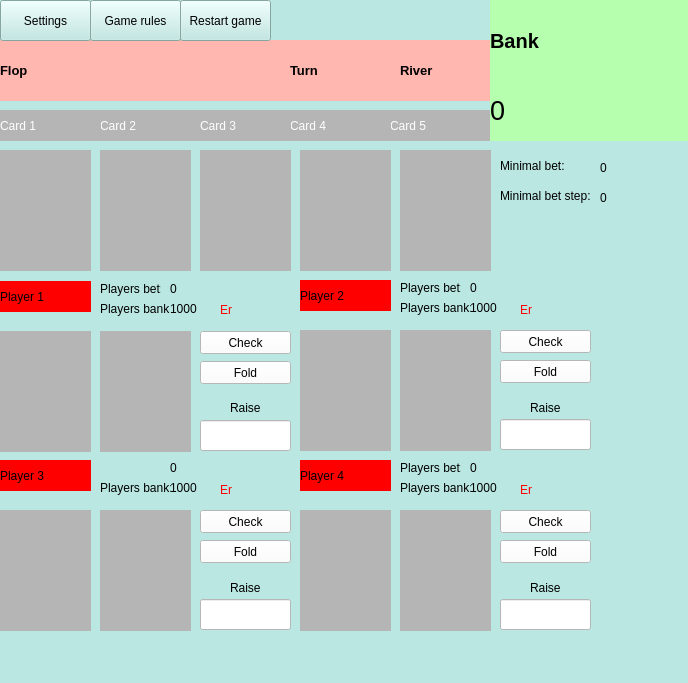
<?xml version="1.0" encoding="UTF-8"?>
<ui version="4.0">
 <class>MainWindow</class>
 <widget class="QMainWindow" name="MainWindow">
  <property name="geometry">
   <rect>
    <x>0</x>
    <y>0</y>
    <width>688</width>
    <height>683</height>
   </rect>
  </property>
  <property name="windowTitle">
   <string>Poker</string>
  </property>
  <property name="styleSheet">
   <string notr="true">background-color: rgb(186, 231, 226);</string>
  </property>
  <widget class="QWidget" name="centralwidget">
   <widget class="QLabel" name="Flop_text">
    <property name="geometry">
     <rect>
      <x>0</x>
      <y>40</y>
      <width>291</width>
      <height>61</height>
     </rect>
    </property>
    <property name="font">
     <font>
      <pointsize>10</pointsize>
      <weight>75</weight>
      <bold>true</bold>
     </font>
    </property>
    <property name="styleSheet">
     <string notr="true">background-color: rgb(255, 183, 176);</string>
    </property>
    <property name="text">
     <string>Flop</string>
    </property>
    <property name="margin">
     <number>130</number>
    </property>
   </widget>
   <widget class="QLabel" name="Turn_text">
    <property name="geometry">
     <rect>
      <x>290</x>
      <y>40</y>
      <width>111</width>
      <height>61</height>
     </rect>
    </property>
    <property name="font">
     <font>
      <pointsize>10</pointsize>
      <weight>75</weight>
      <bold>true</bold>
     </font>
    </property>
    <property name="styleSheet">
     <string notr="true">background-color: rgb(255, 183, 176);</string>
    </property>
    <property name="text">
     <string>Turn</string>
    </property>
    <property name="margin">
     <number>22</number>
    </property>
   </widget>
   <widget class="QLabel" name="River_text">
    <property name="geometry">
     <rect>
      <x>400</x>
      <y>40</y>
      <width>91</width>
      <height>61</height>
     </rect>
    </property>
    <property name="font">
     <font>
      <pointsize>10</pointsize>
      <weight>75</weight>
      <bold>true</bold>
     </font>
    </property>
    <property name="styleSheet">
     <string notr="true">background-color: rgb(255, 183, 176);</string>
    </property>
    <property name="text">
     <string>River</string>
    </property>
    <property name="margin">
     <number>20</number>
    </property>
   </widget>
   <widget class="QLabel" name="card_5_text">
    <property name="geometry">
     <rect>
      <x>390</x>
      <y>110</y>
      <width>101</width>
      <height>31</height>
     </rect>
    </property>
    <property name="styleSheet">
     <string notr="true">background-color: rgb(181, 181, 181);
color: rgb(255, 255, 255);</string>
    </property>
    <property name="text">
     <string>Card 5</string>
    </property>
    <property name="margin">
     <number>30</number>
    </property>
    <property name="indent">
     <number>-1</number>
    </property>
   </widget>
   <widget class="QLabel" name="card_4_text">
    <property name="geometry">
     <rect>
      <x>290</x>
      <y>110</y>
      <width>101</width>
      <height>31</height>
     </rect>
    </property>
    <property name="styleSheet">
     <string notr="true">background-color: rgb(181, 181, 181);
color: rgb(255, 255, 255);</string>
    </property>
    <property name="text">
     <string>Card 4</string>
    </property>
    <property name="margin">
     <number>30</number>
    </property>
    <property name="indent">
     <number>-1</number>
    </property>
   </widget>
   <widget class="QLabel" name="card_2_text">
    <property name="geometry">
     <rect>
      <x>100</x>
      <y>110</y>
      <width>101</width>
      <height>31</height>
     </rect>
    </property>
    <property name="styleSheet">
     <string notr="true">background-color: rgb(181, 181, 181);
color: rgb(255, 255, 255);</string>
    </property>
    <property name="text">
     <string>Card 2</string>
    </property>
    <property name="margin">
     <number>30</number>
    </property>
    <property name="indent">
     <number>-1</number>
    </property>
   </widget>
   <widget class="QLabel" name="card_3_text">
    <property name="geometry">
     <rect>
      <x>200</x>
      <y>110</y>
      <width>91</width>
      <height>31</height>
     </rect>
    </property>
    <property name="styleSheet">
     <string notr="true">background-color: rgb(181, 181, 181);
color: rgb(255, 255, 255);</string>
    </property>
    <property name="text">
     <string>Card 3</string>
    </property>
    <property name="margin">
     <number>30</number>
    </property>
    <property name="indent">
     <number>-1</number>
    </property>
   </widget>
   <widget class="QLabel" name="card_1_text">
    <property name="geometry">
     <rect>
      <x>0</x>
      <y>110</y>
      <width>101</width>
      <height>31</height>
     </rect>
    </property>
    <property name="styleSheet">
     <string notr="true">background-color: rgb(181, 181, 181);
color: rgb(255, 255, 255);</string>
    </property>
    <property name="text">
     <string>Card 1</string>
    </property>
    <property name="margin">
     <number>30</number>
    </property>
    <property name="indent">
     <number>-1</number>
    </property>
   </widget>
   <widget class="QLabel" name="Bank_text">
    <property name="geometry">
     <rect>
      <x>490</x>
      <y>0</y>
      <width>231</width>
      <height>81</height>
     </rect>
    </property>
    <property name="font">
     <font>
      <pointsize>15</pointsize>
      <weight>75</weight>
      <bold>true</bold>
     </font>
    </property>
    <property name="styleSheet">
     <string notr="true">background-color: rgb(181, 255, 175);</string>
    </property>
    <property name="text">
     <string>Bank</string>
    </property>
    <property name="margin">
     <number>20</number>
    </property>
   </widget>
   <widget class="QLabel" name="Bank_numb">
    <property name="geometry">
     <rect>
      <x>490</x>
      <y>80</y>
      <width>231</width>
      <height>61</height>
     </rect>
    </property>
    <property name="font">
     <font>
      <pointsize>20</pointsize>
     </font>
    </property>
    <property name="styleSheet">
     <string notr="true">background-color: rgb(181, 255, 175);</string>
    </property>
    <property name="text">
     <string>0</string>
    </property>
    <property name="margin">
     <number>20</number>
    </property>
   </widget>
   <widget class="QPushButton" name="pushButton">
    <property name="geometry">
     <rect>
      <x>0</x>
      <y>0</y>
      <width>91</width>
      <height>41</height>
     </rect>
    </property>
    <property name="text">
     <string>Settings</string>
    </property>
   </widget>
   <widget class="QPushButton" name="pushButton_2">
    <property name="geometry">
     <rect>
      <x>90</x>
      <y>0</y>
      <width>91</width>
      <height>41</height>
     </rect>
    </property>
    <property name="text">
     <string>Game rules</string>
    </property>
   </widget>
   <widget class="QPushButton" name="pushButton_3">
    <property name="geometry">
     <rect>
      <x>180</x>
      <y>0</y>
      <width>91</width>
      <height>41</height>
     </rect>
    </property>
    <property name="text">
     <string>Restart game</string>
    </property>
   </widget>
   <widget class="QLabel" name="card_6">
    <property name="geometry">
     <rect>
      <x>0</x>
      <y>150</y>
      <width>91</width>
      <height>121</height>
     </rect>
    </property>
    <property name="styleSheet">
     <string notr="true">background-color: rgb(181, 181, 181);
color: rgb(255, 255, 255);</string>
    </property>
    <property name="text">
     <string/>
    </property>
    <property name="margin">
     <number>20</number>
    </property>
    <property name="indent">
     <number>-1</number>
    </property>
   </widget>
   <widget class="QLabel" name="card_7">
    <property name="geometry">
     <rect>
      <x>100</x>
      <y>150</y>
      <width>91</width>
      <height>121</height>
     </rect>
    </property>
    <property name="styleSheet">
     <string notr="true">background-color: rgb(181, 181, 181);
color: rgb(255, 255, 255);</string>
    </property>
    <property name="text">
     <string/>
    </property>
    <property name="margin">
     <number>20</number>
    </property>
    <property name="indent">
     <number>-1</number>
    </property>
   </widget>
   <widget class="QLabel" name="card_8">
    <property name="geometry">
     <rect>
      <x>200</x>
      <y>150</y>
      <width>91</width>
      <height>121</height>
     </rect>
    </property>
    <property name="styleSheet">
     <string notr="true">background-color: rgb(181, 181, 181);
color: rgb(255, 255, 255);</string>
    </property>
    <property name="text">
     <string/>
    </property>
    <property name="margin">
     <number>20</number>
    </property>
    <property name="indent">
     <number>-1</number>
    </property>
   </widget>
   <widget class="QLabel" name="card_9">
    <property name="geometry">
     <rect>
      <x>300</x>
      <y>150</y>
      <width>91</width>
      <height>121</height>
     </rect>
    </property>
    <property name="styleSheet">
     <string notr="true">background-color: rgb(181, 181, 181);
color: rgb(255, 255, 255);</string>
    </property>
    <property name="text">
     <string/>
    </property>
    <property name="margin">
     <number>20</number>
    </property>
    <property name="indent">
     <number>-1</number>
    </property>
   </widget>
   <widget class="QLabel" name="card_10">
    <property name="geometry">
     <rect>
      <x>400</x>
      <y>150</y>
      <width>91</width>
      <height>121</height>
     </rect>
    </property>
    <property name="styleSheet">
     <string notr="true">background-color: rgb(181, 181, 181);
color: rgb(255, 255, 255);</string>
    </property>
    <property name="text">
     <string/>
    </property>
    <property name="margin">
     <number>20</number>
    </property>
    <property name="indent">
     <number>-1</number>
    </property>
   </widget>
   <widget class="QLabel" name="Player_1_text">
    <property name="geometry">
     <rect>
      <x>0</x>
      <y>281</y>
      <width>91</width>
      <height>31</height>
     </rect>
    </property>
    <property name="styleSheet">
     <string notr="true">background-color: rgb(255, 0, 0);</string>
    </property>
    <property name="text">
     <string>Player 1</string>
    </property>
    <property name="margin">
     <number>25</number>
    </property>
   </widget>
   <widget class="QLabel" name="Player_1_card_1">
    <property name="geometry">
     <rect>
      <x>0</x>
      <y>331</y>
      <width>91</width>
      <height>121</height>
     </rect>
    </property>
    <property name="styleSheet">
     <string notr="true">background-color: rgb(181, 181, 181);
color: rgb(255, 255, 255);</string>
    </property>
    <property name="text">
     <string/>
    </property>
    <property name="margin">
     <number>20</number>
    </property>
    <property name="indent">
     <number>-1</number>
    </property>
   </widget>
   <widget class="QLabel" name="Player_1_card_2">
    <property name="geometry">
     <rect>
      <x>100</x>
      <y>331</y>
      <width>91</width>
      <height>121</height>
     </rect>
    </property>
    <property name="styleSheet">
     <string notr="true">background-color: rgb(181, 181, 181);
color: rgb(255, 255, 255);</string>
    </property>
    <property name="text">
     <string/>
    </property>
    <property name="margin">
     <number>20</number>
    </property>
    <property name="indent">
     <number>-1</number>
    </property>
   </widget>
   <widget class="QPushButton" name="Player_1_check_button">
    <property name="geometry">
     <rect>
      <x>200</x>
      <y>331</y>
      <width>91</width>
      <height>23</height>
     </rect>
    </property>
    <property name="styleSheet">
     <string notr="true">background-color: rgb(255, 255, 255);</string>
    </property>
    <property name="text">
     <string>Check</string>
    </property>
   </widget>
   <widget class="QPushButton" name="Player_1_fold_button">
    <property name="geometry">
     <rect>
      <x>200</x>
      <y>361</y>
      <width>91</width>
      <height>23</height>
     </rect>
    </property>
    <property name="styleSheet">
     <string notr="true">background-color: rgb(255, 255, 255);</string>
    </property>
    <property name="text">
     <string>Fold</string>
    </property>
   </widget>
   <widget class="QLineEdit" name="Player_1_r_lineEdit">
    <property name="geometry">
     <rect>
      <x>200</x>
      <y>420</y>
      <width>91</width>
      <height>31</height>
     </rect>
    </property>
    <property name="styleSheet">
     <string notr="true">background-color: rgb(255, 255, 255);</string>
    </property>
   </widget>
   <widget class="QLabel" name="Player_1_bet_text">
    <property name="geometry">
     <rect>
      <x>100</x>
      <y>281</y>
      <width>61</width>
      <height>16</height>
     </rect>
    </property>
    <property name="text">
     <string>Players bet:</string>
    </property>
    <property name="margin">
     <number>0</number>
    </property>
   </widget>
   <widget class="QLabel" name="Players_1_bank_text">
    <property name="geometry">
     <rect>
      <x>100</x>
      <y>301</y>
      <width>71</width>
      <height>16</height>
     </rect>
    </property>
    <property name="text">
     <string>Players bank:</string>
    </property>
   </widget>
   <widget class="QLabel" name="Player_1_bet_numb">
    <property name="geometry">
     <rect>
      <x>170</x>
      <y>281</y>
      <width>51</width>
      <height>16</height>
     </rect>
    </property>
    <property name="text">
     <string>0</string>
    </property>
   </widget>
   <widget class="QLabel" name="Players_1_bank_numb">
    <property name="geometry">
     <rect>
      <x>170</x>
      <y>301</y>
      <width>51</width>
      <height>16</height>
     </rect>
    </property>
    <property name="text">
     <string>1000</string>
    </property>
   </widget>
   <widget class="QLabel" name="Players_2_bank_numb">
    <property name="geometry">
     <rect>
      <x>470</x>
      <y>300</y>
      <width>51</width>
      <height>16</height>
     </rect>
    </property>
    <property name="text">
     <string>1000</string>
    </property>
   </widget>
   <widget class="QLabel" name="Player_2_text">
    <property name="geometry">
     <rect>
      <x>300</x>
      <y>280</y>
      <width>91</width>
      <height>31</height>
     </rect>
    </property>
    <property name="styleSheet">
     <string notr="true">background-color: rgb(255, 0, 0);</string>
    </property>
    <property name="text">
     <string>Player 2</string>
    </property>
    <property name="margin">
     <number>25</number>
    </property>
   </widget>
   <widget class="QLabel" name="Players_2_bank_text">
    <property name="geometry">
     <rect>
      <x>400</x>
      <y>300</y>
      <width>71</width>
      <height>16</height>
     </rect>
    </property>
    <property name="text">
     <string>Players bank:</string>
    </property>
   </widget>
   <widget class="QLabel" name="Player_2_card_1">
    <property name="geometry">
     <rect>
      <x>300</x>
      <y>330</y>
      <width>91</width>
      <height>121</height>
     </rect>
    </property>
    <property name="styleSheet">
     <string notr="true">background-color: rgb(181, 181, 181);
color: rgb(255, 255, 255);</string>
    </property>
    <property name="text">
     <string/>
    </property>
    <property name="margin">
     <number>20</number>
    </property>
    <property name="indent">
     <number>-1</number>
    </property>
   </widget>
   <widget class="QLabel" name="Player_2_card_2">
    <property name="geometry">
     <rect>
      <x>400</x>
      <y>330</y>
      <width>91</width>
      <height>121</height>
     </rect>
    </property>
    <property name="styleSheet">
     <string notr="true">background-color: rgb(181, 181, 181);
color: rgb(255, 255, 255);</string>
    </property>
    <property name="text">
     <string/>
    </property>
    <property name="margin">
     <number>20</number>
    </property>
    <property name="indent">
     <number>-1</number>
    </property>
   </widget>
   <widget class="QLabel" name="Player_2_bet_numb">
    <property name="geometry">
     <rect>
      <x>470</x>
      <y>280</y>
      <width>51</width>
      <height>16</height>
     </rect>
    </property>
    <property name="text">
     <string>0</string>
    </property>
   </widget>
   <widget class="QLabel" name="Player_2_bet_text">
    <property name="geometry">
     <rect>
      <x>400</x>
      <y>280</y>
      <width>61</width>
      <height>16</height>
     </rect>
    </property>
    <property name="text">
     <string>Players bet:</string>
    </property>
    <property name="margin">
     <number>0</number>
    </property>
   </widget>
   <widget class="QLabel" name="Players_3_bank_numb">
    <property name="geometry">
     <rect>
      <x>170</x>
      <y>480</y>
      <width>51</width>
      <height>16</height>
     </rect>
    </property>
    <property name="text">
     <string>1000</string>
    </property>
   </widget>
   <widget class="QLabel" name="Players_3_bank_text">
    <property name="geometry">
     <rect>
      <x>100</x>
      <y>480</y>
      <width>71</width>
      <height>16</height>
     </rect>
    </property>
    <property name="text">
     <string>Players bank:</string>
    </property>
   </widget>
   <widget class="QLabel" name="Player_3_card_1">
    <property name="geometry">
     <rect>
      <x>0</x>
      <y>510</y>
      <width>91</width>
      <height>121</height>
     </rect>
    </property>
    <property name="styleSheet">
     <string notr="true">background-color: rgb(181, 181, 181);
color: rgb(255, 255, 255);</string>
    </property>
    <property name="text">
     <string/>
    </property>
    <property name="margin">
     <number>20</number>
    </property>
    <property name="indent">
     <number>-1</number>
    </property>
   </widget>
   <widget class="QLabel" name="Player_3_card_2">
    <property name="geometry">
     <rect>
      <x>100</x>
      <y>510</y>
      <width>91</width>
      <height>121</height>
     </rect>
    </property>
    <property name="styleSheet">
     <string notr="true">background-color: rgb(181, 181, 181);
color: rgb(255, 255, 255);</string>
    </property>
    <property name="text">
     <string/>
    </property>
    <property name="margin">
     <number>20</number>
    </property>
    <property name="indent">
     <number>-1</number>
    </property>
   </widget>
   <widget class="QLabel" name="Player_3_bet_numb">
    <property name="geometry">
     <rect>
      <x>170</x>
      <y>460</y>
      <width>51</width>
      <height>16</height>
     </rect>
    </property>
    <property name="text">
     <string>0</string>
    </property>
   </widget>
   <widget class="QLabel" name="raise_3_text">
    <property name="geometry">
     <rect>
      <x>230</x>
      <y>580</y>
      <width>31</width>
      <height>16</height>
     </rect>
    </property>
    <property name="text">
     <string>Raise</string>
    </property>
    <property name="margin">
     <number>0</number>
    </property>
   </widget>
   <widget class="QLabel" name="Players_4_bank_numb">
    <property name="geometry">
     <rect>
      <x>470</x>
      <y>480</y>
      <width>51</width>
      <height>16</height>
     </rect>
    </property>
    <property name="text">
     <string>1000</string>
    </property>
   </widget>
   <widget class="QLabel" name="Players_4_bank_text">
    <property name="geometry">
     <rect>
      <x>400</x>
      <y>480</y>
      <width>71</width>
      <height>16</height>
     </rect>
    </property>
    <property name="text">
     <string>Players bank:</string>
    </property>
   </widget>
   <widget class="QLabel" name="Player_4_card_1">
    <property name="geometry">
     <rect>
      <x>300</x>
      <y>510</y>
      <width>91</width>
      <height>121</height>
     </rect>
    </property>
    <property name="styleSheet">
     <string notr="true">background-color: rgb(181, 181, 181);
color: rgb(255, 255, 255);</string>
    </property>
    <property name="text">
     <string/>
    </property>
    <property name="margin">
     <number>20</number>
    </property>
    <property name="indent">
     <number>-1</number>
    </property>
   </widget>
   <widget class="QLabel" name="Player_4_card_2">
    <property name="geometry">
     <rect>
      <x>400</x>
      <y>510</y>
      <width>91</width>
      <height>121</height>
     </rect>
    </property>
    <property name="styleSheet">
     <string notr="true">background-color: rgb(181, 181, 181);
color: rgb(255, 255, 255);</string>
    </property>
    <property name="text">
     <string/>
    </property>
    <property name="margin">
     <number>20</number>
    </property>
    <property name="indent">
     <number>-1</number>
    </property>
   </widget>
   <widget class="QLabel" name="Player_4_bet_numb">
    <property name="geometry">
     <rect>
      <x>470</x>
      <y>460</y>
      <width>51</width>
      <height>16</height>
     </rect>
    </property>
    <property name="text">
     <string>0</string>
    </property>
   </widget>
   <widget class="QLabel" name="Player_4_bet_text">
    <property name="geometry">
     <rect>
      <x>400</x>
      <y>460</y>
      <width>61</width>
      <height>16</height>
     </rect>
    </property>
    <property name="text">
     <string>Players bet:</string>
    </property>
    <property name="margin">
     <number>0</number>
    </property>
   </widget>
   <widget class="QLineEdit" name="Player_2_r_lineEdit">
    <property name="geometry">
     <rect>
      <x>500</x>
      <y>419</y>
      <width>91</width>
      <height>31</height>
     </rect>
    </property>
    <property name="styleSheet">
     <string notr="true">background-color: rgb(255, 255, 255);</string>
    </property>
   </widget>
   <widget class="QPushButton" name="Player_2_check_button">
    <property name="geometry">
     <rect>
      <x>500</x>
      <y>330</y>
      <width>91</width>
      <height>23</height>
     </rect>
    </property>
    <property name="styleSheet">
     <string notr="true">background-color: rgb(255, 255, 255);</string>
    </property>
    <property name="text">
     <string>Check</string>
    </property>
   </widget>
   <widget class="QPushButton" name="Player_2_fold_button">
    <property name="geometry">
     <rect>
      <x>500</x>
      <y>360</y>
      <width>91</width>
      <height>23</height>
     </rect>
    </property>
    <property name="styleSheet">
     <string notr="true">background-color: rgb(255, 255, 255);</string>
    </property>
    <property name="text">
     <string>Fold</string>
    </property>
   </widget>
   <widget class="QLineEdit" name="Player_3_r_lineEdit">
    <property name="geometry">
     <rect>
      <x>200</x>
      <y>599</y>
      <width>91</width>
      <height>31</height>
     </rect>
    </property>
    <property name="styleSheet">
     <string notr="true">background-color: rgb(255, 255, 255);</string>
    </property>
   </widget>
   <widget class="QPushButton" name="Player_3_check_button">
    <property name="geometry">
     <rect>
      <x>200</x>
      <y>510</y>
      <width>91</width>
      <height>23</height>
     </rect>
    </property>
    <property name="styleSheet">
     <string notr="true">background-color: rgb(255, 255, 255);</string>
    </property>
    <property name="text">
     <string>Check</string>
    </property>
   </widget>
   <widget class="QPushButton" name="Player_3_fold_button">
    <property name="geometry">
     <rect>
      <x>200</x>
      <y>540</y>
      <width>91</width>
      <height>23</height>
     </rect>
    </property>
    <property name="styleSheet">
     <string notr="true">background-color: rgb(255, 255, 255);</string>
    </property>
    <property name="text">
     <string>Fold</string>
    </property>
   </widget>
   <widget class="QLineEdit" name="Player_4_r_lineEdit">
    <property name="geometry">
     <rect>
      <x>500</x>
      <y>599</y>
      <width>91</width>
      <height>31</height>
     </rect>
    </property>
    <property name="styleSheet">
     <string notr="true">background-color: rgb(255, 255, 255);</string>
    </property>
   </widget>
   <widget class="QPushButton" name="Player_4_check_button">
    <property name="geometry">
     <rect>
      <x>500</x>
      <y>510</y>
      <width>91</width>
      <height>23</height>
     </rect>
    </property>
    <property name="styleSheet">
     <string notr="true">background-color: rgb(255, 255, 255);</string>
    </property>
    <property name="text">
     <string>Check</string>
    </property>
   </widget>
   <widget class="QPushButton" name="Player_4_fold_button">
    <property name="geometry">
     <rect>
      <x>500</x>
      <y>540</y>
      <width>91</width>
      <height>23</height>
     </rect>
    </property>
    <property name="styleSheet">
     <string notr="true">background-color: rgb(255, 255, 255);</string>
    </property>
    <property name="text">
     <string>Fold</string>
    </property>
   </widget>
   <widget class="QLabel" name="Player_3_text">
    <property name="geometry">
     <rect>
      <x>0</x>
      <y>460</y>
      <width>91</width>
      <height>31</height>
     </rect>
    </property>
    <property name="styleSheet">
     <string notr="true">background-color: rgb(255, 0, 0);</string>
    </property>
    <property name="text">
     <string>Player 3</string>
    </property>
    <property name="margin">
     <number>25</number>
    </property>
   </widget>
   <widget class="QLabel" name="Player_4_text">
    <property name="geometry">
     <rect>
      <x>300</x>
      <y>460</y>
      <width>91</width>
      <height>31</height>
     </rect>
    </property>
    <property name="styleSheet">
     <string notr="true">background-color: rgb(255, 0, 0);</string>
    </property>
    <property name="text">
     <string>Player 4</string>
    </property>
    <property name="margin">
     <number>25</number>
    </property>
   </widget>
   <widget class="QLabel" name="card_5_text_2">
    <property name="geometry">
     <rect>
      <x>500</x>
      <y>150</y>
      <width>101</width>
      <height>31</height>
     </rect>
    </property>
    <property name="styleSheet">
     <string notr="true"/>
    </property>
    <property name="text">
     <string>Minimal bet:</string>
    </property>
    <property name="margin">
     <number>0</number>
    </property>
    <property name="indent">
     <number>-1</number>
    </property>
   </widget>
   <widget class="QLabel" name="card_5_text_3">
    <property name="geometry">
     <rect>
      <x>500</x>
      <y>180</y>
      <width>101</width>
      <height>31</height>
     </rect>
    </property>
    <property name="styleSheet">
     <string notr="true"/>
    </property>
    <property name="text">
     <string>Minimal bet step:</string>
    </property>
    <property name="margin">
     <number>0</number>
    </property>
    <property name="indent">
     <number>-1</number>
    </property>
   </widget>
   <widget class="QLabel" name="Player_1_console">
    <property name="geometry">
     <rect>
      <x>220</x>
      <y>300</y>
      <width>71</width>
      <height>20</height>
     </rect>
    </property>
    <property name="styleSheet">
     <string notr="true">color: rgb(255, 0, 0);</string>
    </property>
    <property name="text">
     <string>Er</string>
    </property>
    <property name="margin">
     <number>0</number>
    </property>
   </widget>
   <widget class="QLabel" name="Player_2_console">
    <property name="geometry">
     <rect>
      <x>520</x>
      <y>300</y>
      <width>71</width>
      <height>20</height>
     </rect>
    </property>
    <property name="styleSheet">
     <string notr="true">color: rgb(255, 0, 0);</string>
    </property>
    <property name="text">
     <string>Er</string>
    </property>
    <property name="margin">
     <number>0</number>
    </property>
   </widget>
   <widget class="QLabel" name="Player_3_console">
    <property name="geometry">
     <rect>
      <x>220</x>
      <y>480</y>
      <width>71</width>
      <height>20</height>
     </rect>
    </property>
    <property name="styleSheet">
     <string notr="true">color: rgb(255, 0, 0);</string>
    </property>
    <property name="text">
     <string>Er</string>
    </property>
    <property name="margin">
     <number>0</number>
    </property>
   </widget>
   <widget class="QLabel" name="Player_4_console">
    <property name="geometry">
     <rect>
      <x>520</x>
      <y>480</y>
      <width>71</width>
      <height>20</height>
     </rect>
    </property>
    <property name="styleSheet">
     <string notr="true">color: rgb(255, 0, 0);</string>
    </property>
    <property name="text">
     <string>Er</string>
    </property>
    <property name="margin">
     <number>0</number>
    </property>
   </widget>
   <widget class="QLabel" name="raise_4_text">
    <property name="geometry">
     <rect>
      <x>530</x>
      <y>580</y>
      <width>31</width>
      <height>16</height>
     </rect>
    </property>
    <property name="text">
     <string>Raise</string>
    </property>
    <property name="margin">
     <number>0</number>
    </property>
   </widget>
   <widget class="QLabel" name="raise_1_text">
    <property name="geometry">
     <rect>
      <x>230</x>
      <y>400</y>
      <width>31</width>
      <height>16</height>
     </rect>
    </property>
    <property name="text">
     <string>Raise</string>
    </property>
    <property name="margin">
     <number>0</number>
    </property>
   </widget>
   <widget class="QLabel" name="raise_2_text">
    <property name="geometry">
     <rect>
      <x>530</x>
      <y>400</y>
      <width>31</width>
      <height>16</height>
     </rect>
    </property>
    <property name="text">
     <string>Raise</string>
    </property>
    <property name="margin">
     <number>0</number>
    </property>
   </widget>
   <widget class="QLabel" name="minimal_bet_numb">
    <property name="geometry">
     <rect>
      <x>600</x>
      <y>160</y>
      <width>71</width>
      <height>16</height>
     </rect>
    </property>
    <property name="text">
     <string>0</string>
    </property>
   </widget>
   <widget class="QLabel" name="minimal_bet_step_numb">
    <property name="geometry">
     <rect>
      <x>600</x>
      <y>190</y>
      <width>71</width>
      <height>16</height>
     </rect>
    </property>
    <property name="text">
     <string>0</string>
    </property>
   </widget>
  </widget>
  <widget class="QMenuBar" name="menubar">
   <property name="geometry">
    <rect>
     <x>0</x>
     <y>0</y>
     <width>688</width>
     <height>21</height>
    </rect>
   </property>
  </widget>
  <widget class="QStatusBar" name="statusbar"/>
 </widget>
 <resources/>
 <connections/>
</ui>
